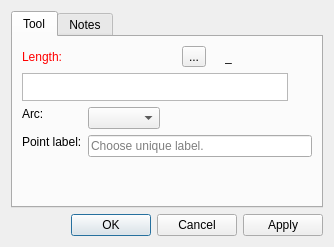
<?xml version="1.0" encoding="UTF-8"?>
<ui version="4.0">
 <class>DialogCutArc</class>
 <widget class="QDialog" name="DialogCutArc">
  <property name="geometry">
   <rect>
    <x>0</x>
    <y>0</y>
    <width>334</width>
    <height>247</height>
   </rect>
  </property>
  <property name="windowTitle">
   <string>Segment an arc</string>
  </property>
  <property name="windowIcon">
   <iconset resource="../../../vmisc/share/resources/icon.qrc">
    <normaloff>:/icon/64x64/icon64x64.png</normaloff>:/icon/64x64/icon64x64.png</iconset>
  </property>
  <layout class="QVBoxLayout" name="verticalLayout_2">
   <item>
    <widget class="QTabWidget" name="tabWidget">
     <property name="currentIndex">
      <number>0</number>
     </property>
     <widget class="QWidget" name="tab">
      <attribute name="title">
       <string>Tool</string>
      </attribute>
      <layout class="QVBoxLayout" name="verticalLayout">
       <item>
        <layout class="QHBoxLayout" name="horizontalLayout">
         <item alignment="Qt::AlignLeft">
          <widget class="QLabel" name="labelEditFormula">
           <property name="sizePolicy">
            <sizepolicy hsizetype="Fixed" vsizetype="Preferred">
             <horstretch>0</horstretch>
             <verstretch>0</verstretch>
            </sizepolicy>
           </property>
           <property name="palette">
            <palette>
             <active>
              <colorrole role="WindowText">
               <brush brushstyle="SolidPattern">
                <color alpha="255">
                 <red>255</red>
                 <green>0</green>
                 <blue>0</blue>
                </color>
               </brush>
              </colorrole>
             </active>
             <inactive>
              <colorrole role="WindowText">
               <brush brushstyle="SolidPattern">
                <color alpha="255">
                 <red>255</red>
                 <green>0</green>
                 <blue>0</blue>
                </color>
               </brush>
              </colorrole>
             </inactive>
             <disabled>
              <colorrole role="WindowText">
               <brush brushstyle="SolidPattern">
                <color alpha="255">
                 <red>159</red>
                 <green>158</green>
                 <blue>158</blue>
                </color>
               </brush>
              </colorrole>
             </disabled>
            </palette>
           </property>
           <property name="text">
            <string>Length:</string>
           </property>
          </widget>
         </item>
         <item>
          <spacer name="horizontalSpacer">
           <property name="orientation">
            <enum>Qt::Horizontal</enum>
           </property>
           <property name="sizeHint" stdset="0">
            <size>
             <width>40</width>
             <height>20</height>
            </size>
           </property>
          </spacer>
         </item>
         <item alignment="Qt::AlignRight">
          <widget class="QToolButton" name="toolButtonExprLength">
           <property name="toolTip">
            <string>Formula wizard</string>
           </property>
           <property name="text">
            <string notr="true">...</string>
           </property>
           <property name="icon">
            <iconset resource="../../../vmisc/share/resources/icon.qrc">
             <normaloff>:/icon/24x24/fx.png</normaloff>:/icon/24x24/fx.png</iconset>
           </property>
           <property name="iconSize">
            <size>
             <width>24</width>
             <height>24</height>
            </size>
           </property>
          </widget>
         </item>
         <item alignment="Qt::AlignRight">
          <widget class="QLabel" name="label_4">
           <property name="text">
            <string/>
           </property>
           <property name="pixmap">
            <pixmap resource="../../../vmisc/share/resources/icon.qrc">:/icon/24x24/equal.png</pixmap>
           </property>
          </widget>
         </item>
         <item alignment="Qt::AlignRight">
          <widget class="QLabel" name="labelResultCalculation">
           <property name="sizePolicy">
            <sizepolicy hsizetype="Fixed" vsizetype="Preferred">
             <horstretch>0</horstretch>
             <verstretch>0</verstretch>
            </sizepolicy>
           </property>
           <property name="minimumSize">
            <size>
             <width>87</width>
             <height>0</height>
            </size>
           </property>
           <property name="toolTip">
            <string>Value</string>
           </property>
           <property name="whatsThis">
            <string notr="true"/>
           </property>
           <property name="text">
            <string notr="true">_</string>
           </property>
          </widget>
         </item>
        </layout>
       </item>
       <item>
        <layout class="QHBoxLayout" name="horizontalLayout_formula">
         <item>
          <widget class="VPlainTextEdit" name="plainTextEditFormula">
           <property name="sizePolicy">
            <sizepolicy hsizetype="Expanding" vsizetype="Preferred">
             <horstretch>0</horstretch>
             <verstretch>0</verstretch>
            </sizepolicy>
           </property>
           <property name="maximumSize">
            <size>
             <width>16777215</width>
             <height>28</height>
            </size>
           </property>
           <property name="toolTip">
            <string>Calculation</string>
           </property>
           <property name="tabChangesFocus">
            <bool>true</bool>
           </property>
          </widget>
         </item>
         <item>
          <widget class="QPushButton" name="pushButtonGrowLength">
           <property name="maximumSize">
            <size>
             <width>18</width>
             <height>18</height>
            </size>
           </property>
           <property name="sizeIncrement">
            <size>
             <width>0</width>
             <height>0</height>
            </size>
           </property>
           <property name="toolTip">
            <string>&lt;html&gt;&lt;head/&gt;&lt;body&gt;&lt;p&gt;Show full calculation in message box&lt;/p&gt;&lt;/body&gt;&lt;/html&gt;</string>
           </property>
           <property name="text">
            <string notr="true"/>
           </property>
           <property name="icon">
            <iconset theme="go-down">
             <normaloff>.</normaloff>.</iconset>
           </property>
           <property name="iconSize">
            <size>
             <width>16</width>
             <height>16</height>
            </size>
           </property>
           <property name="flat">
            <bool>true</bool>
           </property>
          </widget>
         </item>
        </layout>
       </item>
       <item>
        <layout class="QFormLayout" name="formLayout">
         <property name="fieldGrowthPolicy">
          <enum>QFormLayout::ExpandingFieldsGrow</enum>
         </property>
         <item row="0" column="0">
          <widget class="QLabel" name="label_3">
           <property name="sizePolicy">
            <sizepolicy hsizetype="Fixed" vsizetype="Fixed">
             <horstretch>0</horstretch>
             <verstretch>0</verstretch>
            </sizepolicy>
           </property>
           <property name="text">
            <string>Arc:</string>
           </property>
          </widget>
         </item>
         <item row="0" column="1">
          <widget class="QComboBox" name="comboBoxArc"/>
         </item>
         <item row="1" column="0">
          <widget class="QLabel" name="labelEditNamePoint">
           <property name="sizePolicy">
            <sizepolicy hsizetype="Fixed" vsizetype="Fixed">
             <horstretch>0</horstretch>
             <verstretch>0</verstretch>
            </sizepolicy>
           </property>
           <property name="text">
            <string>Point label:</string>
           </property>
          </widget>
         </item>
         <item row="1" column="1">
          <widget class="QLineEdit" name="lineEditNamePoint">
           <property name="toolTip">
            <string>Unique label</string>
           </property>
           <property name="placeholderText">
            <string>Choose unique label.</string>
           </property>
          </widget>
         </item>
        </layout>
       </item>
       <item>
        <spacer name="verticalSpacer">
         <property name="orientation">
          <enum>Qt::Vertical</enum>
         </property>
         <property name="sizeHint" stdset="0">
          <size>
           <width>20</width>
           <height>40</height>
          </size>
         </property>
        </spacer>
       </item>
      </layout>
     </widget>
     <widget class="QWidget" name="tab_2">
      <attribute name="title">
       <string>Notes</string>
      </attribute>
      <layout class="QVBoxLayout" name="verticalLayout_3">
       <item>
        <widget class="QPlainTextEdit" name="plainTextEditToolNotes"/>
       </item>
      </layout>
     </widget>
    </widget>
   </item>
   <item>
    <widget class="QDialogButtonBox" name="buttonBox">
     <property name="orientation">
      <enum>Qt::Horizontal</enum>
     </property>
     <property name="standardButtons">
      <set>QDialogButtonBox::Apply|QDialogButtonBox::Cancel|QDialogButtonBox::Ok</set>
     </property>
    </widget>
   </item>
  </layout>
 </widget>
 <customwidgets>
  <customwidget>
   <class>VPlainTextEdit</class>
   <extends>QPlainTextEdit</extends>
   <header location="global">vplaintextedit.h</header>
  </customwidget>
 </customwidgets>
 <tabstops>
  <tabstop>plainTextEditFormula</tabstop>
  <tabstop>pushButtonGrowLength</tabstop>
  <tabstop>comboBoxArc</tabstop>
  <tabstop>lineEditNamePoint</tabstop>
  <tabstop>buttonBox</tabstop>
 </tabstops>
 <resources>
  <include location="../../../vmisc/share/resources/icon.qrc"/>
 </resources>
 <connections>
  <connection>
   <sender>buttonBox</sender>
   <signal>accepted()</signal>
   <receiver>DialogCutArc</receiver>
   <slot>accept()</slot>
   <hints>
    <hint type="sourcelabel">
     <x>248</x>
     <y>254</y>
    </hint>
    <hint type="destinationlabel">
     <x>157</x>
     <y>274</y>
    </hint>
   </hints>
  </connection>
  <connection>
   <sender>buttonBox</sender>
   <signal>rejected()</signal>
   <receiver>DialogCutArc</receiver>
   <slot>reject()</slot>
   <hints>
    <hint type="sourcelabel">
     <x>316</x>
     <y>260</y>
    </hint>
    <hint type="destinationlabel">
     <x>286</x>
     <y>274</y>
    </hint>
   </hints>
  </connection>
 </connections>
</ui>
